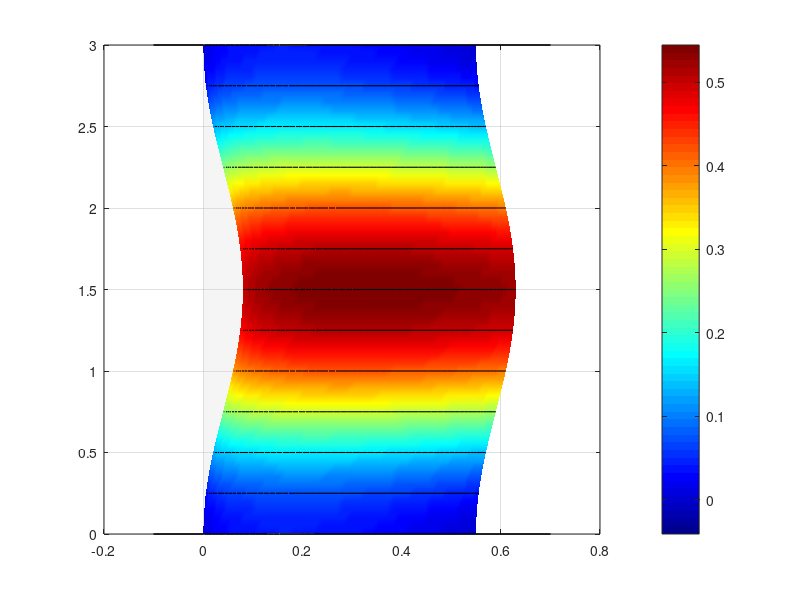

Write the MATLAB code that produced this figure. (Note: this script raises an error after producing the figure.)
clear; clc; close all;

%% 1. THONG SO HINH HOC CANH (NACA 0015, HINH CHU NHAT)
c = 0.550;          % Day cung (chord) = 550 mm = 0.55 m
L = 3.0;            % Sai canh (span) = 3.0 m
t_max = 0.15;       % Do day tuong doi NACA 0015 (15%)
x_EA = 0.25 * c;    % Truc dan hoi nam o 1/4 day cung tinh tu mep truoc (LE)
z_EA = 0;           % Profile doi xung nen truc dan hoi nam tren duong day cung

%% 2. TAO BIEN DANG AIRFOIL NACA 0015 (MAT CAT NGANG)
n_pts_airfoil = 60; % So diem nua tren/duoi
beta = linspace(0, pi, n_pts_airfoil)';
xc = 0.5 * (1 - cos(beta)); % Chia luoi theo phan bo cosin (min o LE va TE)

% Cong thuc chuan NACA 4 chu so (dong kin mep sau -0.1036)
zt = 5 * t_max * (0.2969*sqrt(xc) - 0.1260*xc - 0.3516*xc.^2 + 0.2843*xc.^3 - 0.1036*xc.^4);

% Ghep thanh 1 vong kin quanh bien dang (tu TE -> mat tren -> LE -> mat duoi -> TE)
x_prof = [flipud(xc); xc(2:end)] * c;
z_prof = [flipud(zt); -zt(2:end)] * c;
nProf = numel(x_prof);

%% 3. TAO LUOI DOC SAI CANH VA VECTOR MODE SHAPE GIA LAP V(:,1)
% Gia su mo hinh dam co nNode nut doc theo truc y (tu 0 den 3m)
nNode = 61; 
y_nodes = linspace(0, L, nNode)';

% Tao mode shape gia lap cho 5 DOF/nut: [w; theta; phi; u; psi]
% Dieu kien bien ngam 2 dau (y=0 va y=L): w = 0, dw/dy = 0, phi = 0, u = 0
w_node     = 0.5 * (1 - cos(2*pi*y_nodes / L));              % Uon dung mode 1 (ngam 2 dau)
theta_node = 0.5 * (2*pi/L) * sin(2*pi*y_nodes / L);         % Dao ham dw/dy
phi_node   = 0.12 * sin(pi*y_nodes / L);                     % Xoan nhe o giua nhip (rad)
u_node     = 0.08 * (1 - cos(2*pi*y_nodes / L));             % Uon trong mat phang (lead-lag)
psi_node   = 0.08 * (2*pi/L) * sin(2*pi*y_nodes / L);        % Dao ham du/dy

% Xep thanh vector cot V (5*nNode x 1) dung chuan cau truc cua ban
V = zeros(5*nNode, 1);
V(1:5:end, 1) = w_node;
V(2:5:end, 1) = theta_node;
V(3:5:end, 1) = phi_node;
V(4:5:end, 1) = u_node;
V(5:5:end, 1) = psi_node;

%% 4. TAI TAO BE MAT 3D TU VECTOR V(:,1) (DONG HOC MAT CAT CUNG)
% Tach lai cac bac tu do tai tung mat cat doc sai canh
w_s   = V(1:5:end, 1);
phi_s = V(3:5:end, 1);
u_s   = V(4:5:end, 1);

% Khoang cach tuong doi cua tung diem tren airfoil toi truc dan hoi
dx = x_prof - x_EA;
dz = z_prof - z_EA;

% Khoi tao luoi toa do 3D (nProf x nNode)
% X: huong day cung (LE -> TE), Y: doc sai canh, Z: huong thang dung
[Y_undeformed, X_undeformed] = meshgrid(y_nodes, x_prof);
Z_undeformed = repmat(z_prof, 1, nNode);

X_deformed = zeros(nProf, nNode);
Y_deformed = Y_undeformed;
Z_deformed = zeros(nProf, nNode);

% He so phong dai bien dang de de quan sat bang mat thuong
scale = 0.5; 

for j = 1:nNode
    w_j   = scale * w_s(j);
    phi_j = scale * phi_s(j);
    u_j   = scale * u_s(j);
    
    % Ap dung dung cong thuc dong hoc mat cat cung trong ham fit_section_motion:
    % uz = w + phi*dx
    % ux = u - phi*dz
    X_deformed(:, j) = x_prof + (u_j - phi_j * dz);
    Z_deformed(:, j) = z_prof + (w_j + phi_j * dx);
end

%% 5. VE DO THI 3D TRUC QUAN
figure('Color', 'w', 'Position', [100, 100, 1100, 650]);
hold on; grid on; box on;

% 5.1. Ve canh goc chua bien dang (dang luoi mo trong suot de doi chieu)
surf(X_undeformed, Y_undeformed, Z_undeformed, ...
    'FaceColor', [0.85 0.85 0.85], 'FaceAlpha', 0.25, ...
    'EdgeColor', [0.6 0.6 0.6], 'EdgeAlpha', 0.2, ...
    'DisplayName', 'Canh goc (Chua bien dang)');

% 5.2. Ve canh sau bien dang (to mau theo do chuyen vi dung Z)
surf(X_deformed, Y_deformed, Z_deformed, Z_deformed, ...
    'FaceColor', 'interp', 'EdgeColor', 'none', ...
    'FaceLighting', 'gouraud', 'AmbientStrength', 0.5, ...
    'DisplayName', 'Mode shape 1 (Bien dang)');

% 5.3. Ve cac duong suon (ribs) doc theo sai canh cho giong that
rib_indices = round(linspace(1, nNode, 13)); % 13 suon canh
for idx = rib_indices
    plot3(X_deformed(:, idx), Y_deformed(:, idx), Z_deformed(:, idx), ...
        'k-', 'LineWidth', 0.8, 'HandleVisibility', 'off');
end

% 5.4. Ve truc dan hoi (Elastic Axis) tai 25% chord
plot3(x_EA + scale*u_s, y_nodes, z_EA + scale*w_s, ...
    'r--', 'LineWidth', 2.2, 'DisplayName', 'Truc dan hoi (EA - 25%c)');

% 5.5. Ve 2 vach ngam hai dau canh (y = 0 va y = 3m)
patch([-0.1 0.7 0.7 -0.1], [0 0 0 0], [-0.2 -0.2 0.2 0.2], ...
    [0.3 0.3 0.3], 'FaceAlpha', 0.5, 'DisplayName', 'Dieu kien bien ngam');
patch([-0.1 0.7 0.7 -0.1], [L L L L], [-0.2 -0.2 0.2 0.2], ...
    [0.3 0.3 0.3], 'FaceAlpha', 0.5, 'HandleVisibility', 'off');

% Thiet lap goc nhin, anh sang va nhan truc
colormap(jet);
cb = colorbar;
cb.Label.String = 'Chuyen vi dung Z (m)';
cb.Label.FontSize = 11;

camlight('headlight');
lighting gouraud;
material dull;

axis equal; % Giu dung ty le that giua chord (0.55m) va span (3m)
view(-35, 25);
xlabel('X - Day cung (m)', 'FontWeight', 'bold');
ylabel('Y - Sai canh (m)', 'FontWeight', 'bold');
zlabel('Z - Chuyen vi dung (m)', 'FontWeight', 'bold');
title('Mode Shape 1 - Canh NACA 0015 Ngam Hai Dau (c = 0.55m, L = 3m)', 'FontSize', 13);
legend('Location', 'northeast');
